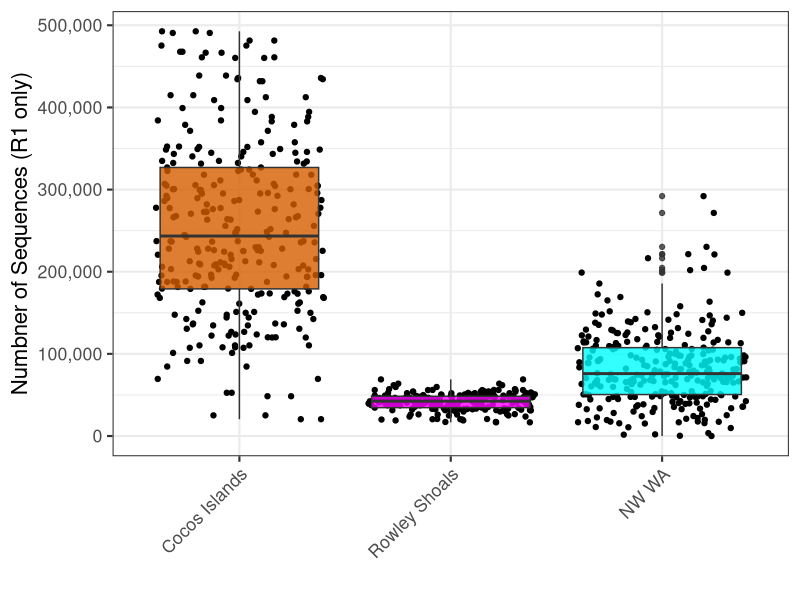

Reproduce this figure in R. (Note: this script raises an error after producing the figure.)
#=========================================================================
# Comparing the number of reads per sample across all voyages in the study
# 
# Seb Rauschert
#=========================================================================

library(tidyverse)
library(cowplot)

# Loading all data
CoCosV10I_16S     <- read_table('data/read_qc/Sample_statistics_CoCosV10I_16S.txt')
RSV5_16S          <- read_table('data/read_qc/Sample_statistics_RS21AUG_16S.txt')
KWEST_16S         <- read_table('data/read_qc/Sample_statistics_KWEST_16S.txt')


# Filtering out the controls
CoCosV10I_16S %>%
  filter(!grepl('NTC|WC_|DI_|BC_|EB_', file)) %>%
  select(file, num_seqs, `Q30(%)`) %>% 
  mutate(data_source = 'Cocos Islands',
         Sequencer = 'NextSeq 2000') -> CoCosV10I_16S

RSV5_16S %>%
  filter(!grepl('NTC|WC_|DI_|BC_|EB_|MT1_', file)) %>%
  select(file, num_seqs, `Q30(%)`) %>% 
  mutate(data_source = 'Rowley Shoals',
         Sequencer = 'NextSeq 2000') -> RSV5_16S

KWEST_16S %>%
  filter(!grepl('Extbl|FC_', file))  %>%
  select(file, num_seqs, `Q30(%)`) %>% 
  mutate(data_source = 'NW WA',
         Sequencer = 'MiSeq') -> KWEST_16S

#============================================================================================
# Make figure for paper

# Number of reads
number <- rbind(CoCosV10I_16S,
      RSV5_16S,
      KWEST_16S) %>%
  ggplot(aes(x = factor(data_source, level=c("Cocos Islands", "Rowley Shoals", "NW WA")), y = num_seqs, fill = data_source)) +
  geom_jitter() +
  geom_boxplot(alpha = 0.8) +
  theme_bw(base_size = 16) +
  theme(axis.text.x = element_text(angle = 45, vjust = 1, hjust=1)) +
  ylab("Numbner of Sequences (R1 only)") +
  xlab('') +
  theme(legend.position = "none") +
  scale_fill_manual(values = c("#D55E00", "#00FFFF", "#FF00FF")) +
  scale_y_continuous(labels = scales::comma) 

plot_grid(map_plot, number, labels = NULL, label_size = 16)

median(CoCosV10I_16S$num_seqs)
median(RSV5_16S$num_seqs)
median(KWEST_16S$num_seqs)

# QC (Q 30) of reads
QC30 <- rbind(CoCosV10I_16S,
      RSV5_16S,
      KWEST_16S) %>%
  ggplot(aes(x = factor(data_source, level=c("Cocos", "Rowley Shoals", "NW WA")), y = `Q30(%)`, fill = data_source)) +
  geom_jitter() +
  geom_boxplot(alpha = 0.8) +
  theme_bw(base_size = 16) +
  theme(axis.text.x = element_text(angle = 45, vjust = 1, hjust=1)) +
  ylab("Q30 (% of read)") +
  xlab('') +
  theme(legend.position = "none") +
  scale_fill_manual(values = c("#D55E00", "#00FFFF", "#FF00FF")) +
  scale_y_continuous(labels = scales::comma) 

plot_grid(number, QC30, labels = NULL, label_size = 12)

